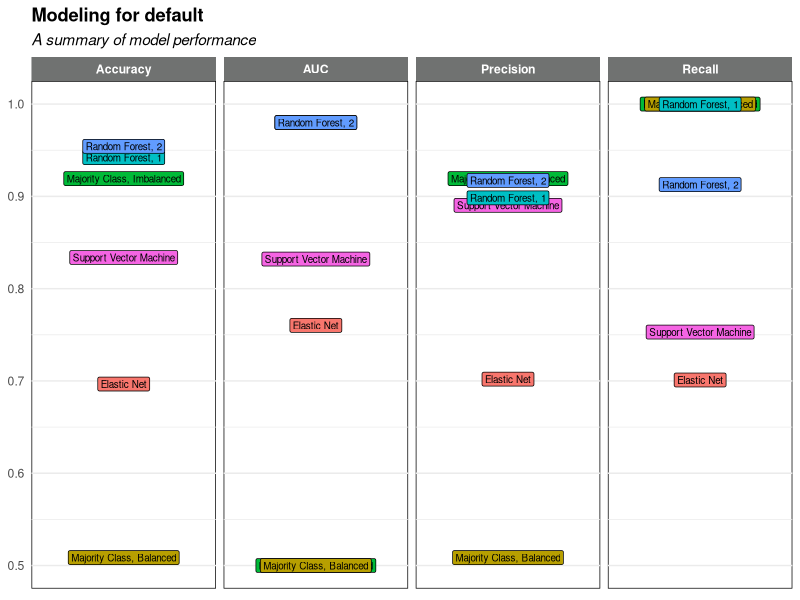

Recreate this plot in R.
## ---- chunk 1
library('tidyverse')
## ---- chunk 2
mcb1 <- read.csv('majority-class-baseline/model-results.csv')
elas <- read.csv('penalized-regression/model-results.csv')
svm <- read.csv('support-vector-machine/model-results.csv')
rf1 <- data.frame(
    model = "Random Forest, 1", 
    hyperparameters = "Trees = 500, Depth = 10", 
    Accuracy = 0.942, 
    Precision = 0.8984, 
    Recall = 0.9999, 
    AUC = 0.98
)
rf2 <- data.frame(
    model = "Random Forest, 2", 
    hyperparameters = "Trees = 800, Depth = 20", 
    Accuracy = 0.9542, 
    Precision = 0.9173, 
    Recall = 0.9128, 
    AUC = 0.98
)
## ---- chunk 3
full_results <- 
    bind_rows(
        mcb1, elas, svm, rf1, rf2
    ) |>
    as_tibble()

full_results
## ---- chunk 4
ggplot(
    pivot_longer(
        full_results, 
        cols = -c(model, hyperparameters)
    ), 
    aes(x = "1", y = value, label = model)
) +
    geom_label(
        aes(fill = model), 
        size = 2.5, 
        show.legend = FALSE
    ) +
    facet_wrap(~name, nrow = 1) +
    labs(
        title = "Modeling for default", 
        subtitle = "A summary of model performance"
    ) +
    theme_minimal() +
    theme(
        plot.title = element_text(face = "bold"), 
        plot.subtitle = element_text(face = "italic"), 
        axis.title.y = element_blank(), 
        axis.title.x = element_blank(), 
        axis.text.x = element_blank(), 
        strip.text = element_text(face = "bold", color = "white"), 
        strip.background = element_rect(fill = "#707271", color = NA), 
        panel.background = element_rect(fill = NA, color = "black"), 
        panel.grid.major.x = element_blank()
    )
